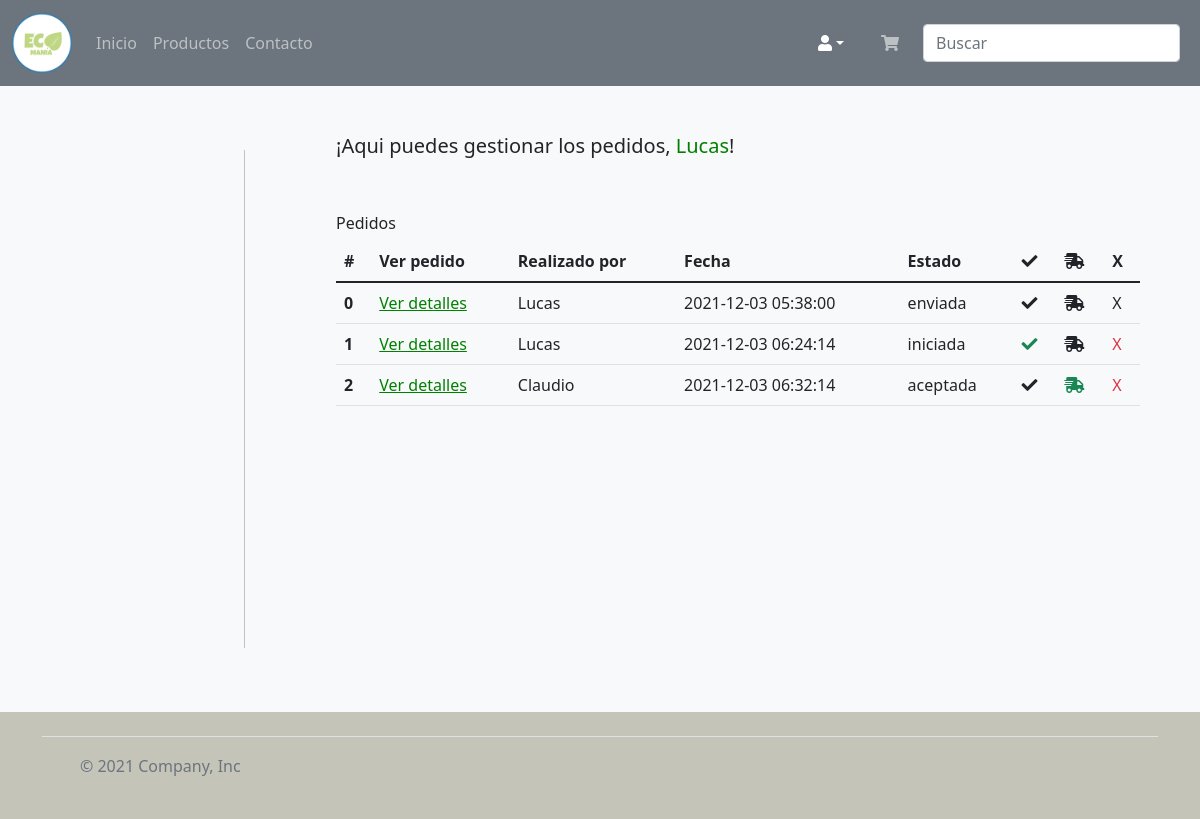
Screenshot of /Vista/gestionarPedidos.php (signed in) with the database file from the repository.
### tables this page shows
CREATE TABLE `menu` (
  `idmenu` bigint(20) NOT NULL,
  `menombre` varchar(50) NOT NULL COMMENT 'Nombre del item del menu',
  `medescripcion` varchar(124) NOT NULL COMMENT 'Descripcion mas detallada del item del menu',
  `idpadre` bigint(20) DEFAULT NULL COMMENT 'Referencia al id del menu que es subitem',
  `medeshabilitado` timestamp NULL DEFAULT current_timestamp() COMMENT 'Fecha en la que el menu fue deshabilitado por ultima vez'
);

CREATE TABLE `usuario` (
  `idusuario` bigint(20) NOT NULL,
  `usnombre` varchar(50) NOT NULL,
  `uspass` varchar(50) NOT NULL,
  `usmail` varchar(50) NOT NULL,
  `usdeshabilitado` timestamp NULL DEFAULT NULL
);

CREATE TABLE `compra` (
  `idcompra` bigint(20) NOT NULL,
  `cofecha` timestamp NOT NULL DEFAULT current_timestamp() ON UPDATE current_timestamp(),
  `idusuario` bigint(20) NOT NULL
);

CREATE TABLE `compraestadotipo` (
  `idcompraestadotipo` int(11) NOT NULL,
  `cetdescripcion` varchar(50) NOT NULL,
  `cetdetalle` varchar(256) NOT NULL
);

### Vista/gestionarPedidos.php (the view, shortened to what the rows shown need)
<?php
    include_once 'estructura/cabecera.php';
    include_once 'estructura/lateral.php';
    $abmCompra = new AbmCompra();
    $abmCompraEstado = new AbmCompraEstado();
    $abmCompraEstadoTipo = new AbmCompraEstadoTipo();
    $compras = $abmCompra->buscar(null);
?>
<div class="row">
    <div class="col">
        <div class="row">
            <div class="col-12">
                <h5>¡Aqui puedes gestionar los pedidos, <span style="color: green;"><?php echo $usuario->getUsNombre()?></span>!</h5>
            </div>
            <div class="col-12 mt-5">
                <table class="table">
                    <thead>
                        <tr>
                            <th scope="col">#</th>
                            <th scope="col">Ver pedido</th>
                            <th scope="col">Realizado por</th>
                            <th scope="col">Fecha</th>
                            <th scope="col">Estado</th>
                            <th scope="col"><i class="fas fa-check"></i></th>
                            <th scope="col"><i class="fas fa-shipping-fast"></i></th>
                            <th scope="col">X</th>
                        </tr>
                    </thead>
                    <tbody>
                        <?php
                            if (count($compras)>0){
                                $num = 0;
                                foreach ($compras as $compra) {
                                    $buscaId['idcompra'] = $compra->getId();
                                    $estadoCompras = $abmCompraEstado->buscar($buscaId);
                                    $buscaIdTipo['idcompraestadotipo'] = $estadoCompras[0]->getCompraEstadoTipo()->getId();
                                    $compraEstadoTipo = $abmCompraEstadoTipo->buscar($buscaIdTipo);
                                    echo '<tr>
                                    <th>'.$num.'</th>
                                    <td><a href="detallePedido.php?idcompra='.$compra->getId().'">Ver detalles</a></td>
                                    <td>'.$compra->getUsuario()->getUsNombre().'</td>
                                    <td>'.$compra->getCoFecha().'</td>
                                    <td>'.$compraEstadoTipo[0]->getCetDescripcion().'</td>';
                                    if ($compraEstadoTipo[0]->getId() != 1 and $compraEstadoTipo[0]->getId() != 2){
                                        echo '<td><i class="fas fa-check"></i></td>';
                                        echo '<td><i class="fas fa-shipping-fast"></i></td>';
                                        echo '<td>X</td>';
                                    } elseif ($compraEstadoTipo[0]->getId() == 1) {
                                        echo '<td><a class="text-success" href="accion/gestionEstadosCompra.php?accion=aceptar&idcompra='.$compra->getId().'" style="text-decoration:none;"><i class="fas fa-check"></i></a></td>';
                                        echo '<td><i class="fas fa-shipping-fast"></i></td>';
                                        echo '<td><a class="text-danger" href="accion/gestionEstadosCompra.php?accion=cancelar&idcompra='.$compra->getId().'" style="text-decoration:none;">X</a></td>';
                                    } elseif ($compraEstadoTipo[0]->getId() == 2) {
                                        echo '<td><i class="fas fa-check"></i></td>';
                                        echo '<td><a class="text-success" href="accion/gestionEstadosCompra.php?accion=enviar&idcompra='.$compra->getId().'" style="text-decoration:none;"><i class="fas fa-shipping-fast"></i></a></td>';
                                        echo '<td><a class="text-danger" href="accion/gestionEstadosCompra.php?accion=cancelar&idcompra='.$compra->getId().'" style="text-decoration:none;">X</a></td>';
                                    }
                                    echo '</tr>';
                                    $num++;
                                }
                            }
                        ?>
                    </tbody>
                </table>
            </div>
        </div>
    </div>
</div>
</div>
</div>
</div>
<?php
    include_once 'estructura/pie.php';
?>

### Vista/estructura/cabecera.php (shortened to what the rows shown need)
<!DOCTYPE html>
<html lang="es">
<head>
    <link href="https://cdn.jsdelivr.net/npm/bootstrap@5.1.1/dist/css/bootstrap.min.css" rel="stylesheet">
    <link rel="stylesheet" href="https://use.fontawesome.com/releases/v5.8.1/css/all.css">
    <?php
        if (!isset($accion)){
            echo '<link rel="stylesheet" href="css/main.css">';
            echo '<link rel="stylesheet" type="text/css" href="js/jquery-easyui-1.6.6/themes/default/easyui.css">';
            echo '<link rel="stylesheet" type="text/css" href="js/jquery-easyui-1.6.6/themes/icon.css">';
            echo '<link rel="stylesheet" type="text/css" href="js/jquery-easyui-1.6.6/themes/color.css">';
        }
    ?>
</head>
<body>
    <?php
        $sesion = new Session();
        if ($sesion->activa()){
            $usuario = $sesion->getUsuario();
        } else {
            if (isset($segura)){
                header('location:login.php?msjError=Tienes que iniciar sesion para ingresar a "'.$title.'".');
            }
        }
        if (!isset($accion)){
            $pts = '';
        }
    ?>
    <nav class="navbar navbar-expand-sm navbar-dark bg-secondary">
        <div class="container-fluid">
            <div class="collapse navbar-collapse" id="navbarSupportedContent">
                <ul class="navbar-nav me-auto mb-2 mb-lg-0">
                    <?php
                    $abmMenu = new AbmMenu();
                    $abmMenuRol = new AbMMenuRol();
                    $menusPadres = $abmMenu->menusPadres();
                    foreach ($menusPadres as $itemPadre) {
                        $buscaId['idmenu'] = $itemPadre->getId();
                        $subMenus = $abmMenu->subMenus($buscaId['idmenu']);
                        $menuSinRol = $abmMenuRol->buscar($buscaId);
                        if (count($menuSinRol) == 0){
                            if (count($subMenus) == 0){
                                echo '<li class="nav-item">
                                        <a class="nav-link" aria-current="page" href="'.$pts.$itemPadre->getMeDescripcion().'">'.$itemPadre->getMeNombre().'</a>
                                        </li>';
                            }
                        }
                    }
                    ?>
                </ul>
            </div>
        </div>
    </nav>

### rows the page displays
menu: menombre "Inicio"
menu: menombre "Productos"
menu: menombre "Contacto"
usuario: usnombre "Lucas"
compra: idusuario.usnombre "Lucas", cofecha "2021-12-03 05:38:00", compraestadotipo.cetdescripcion "enviada", shows "X"
compra: idusuario.usnombre "Lucas", cofecha "2021-12-03 06:24:14", compraestadotipo.cetdescripcion "iniciada"
compra: idusuario.usnombre "Claudio", cofecha "2021-12-03 06:32:14", compraestadotipo.cetdescripcion "aceptada"
